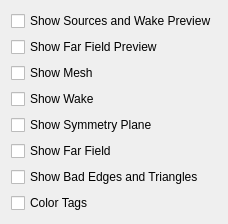
     <widget class="QWidget" name="widget_2">
      <attribute name="title">
       <string>Display</string>
      </attribute>
      <layout class="QGridLayout" name="gridLayout_2">
       <item row="0" column="0">
        <widget class="QCheckBox" name="viewSourceButton">
         <property name="text">
          <string>Show Sources and Wake Preview</string>
         </property>
        </widget>
       </item>
       <item row="1" column="0">
        <widget class="QCheckBox" name="viewFarPreButton">
         <property name="text">
          <string>Show Far Field Preview</string>
         </property>
        </widget>
       </item>
       <item row="2" column="0">
        <widget class="QCheckBox" name="viewMeshButton">
         <property name="text">
          <string>Show Mesh</string>
         </property>
        </widget>
       </item>
       <item row="3" column="0">
        <widget class="QCheckBox" name="viewWakeButton">
         <property name="text">
          <string>Show Wake</string>
         </property>
        </widget>
       </item>
       <item row="4" column="0">
        <widget class="QCheckBox" name="viewSymmButton">
         <property name="text">
          <string>Show Symmetry Plane</string>
         </property>
        </widget>
       </item>
       <item row="5" column="0">
        <widget class="QCheckBox" name="viewFarMeshButton">
         <property name="text">
          <string>Show Far Field</string>
         </property>
        </widget>
       </item>
       <item row="6" column="0">
        <widget class="QCheckBox" name="viewBadButton">
         <property name="text">
          <string>Show Bad Edges and Triangles</string>
         </property>
        </widget>
       </item>
       <item row="7" column="0">
        <widget class="QCheckBox" name="viewTags">
         <property name="text">
          <string>Color Tags</string>
         </property>
        </widget>
       </item>
      </layout>
     </widget>
